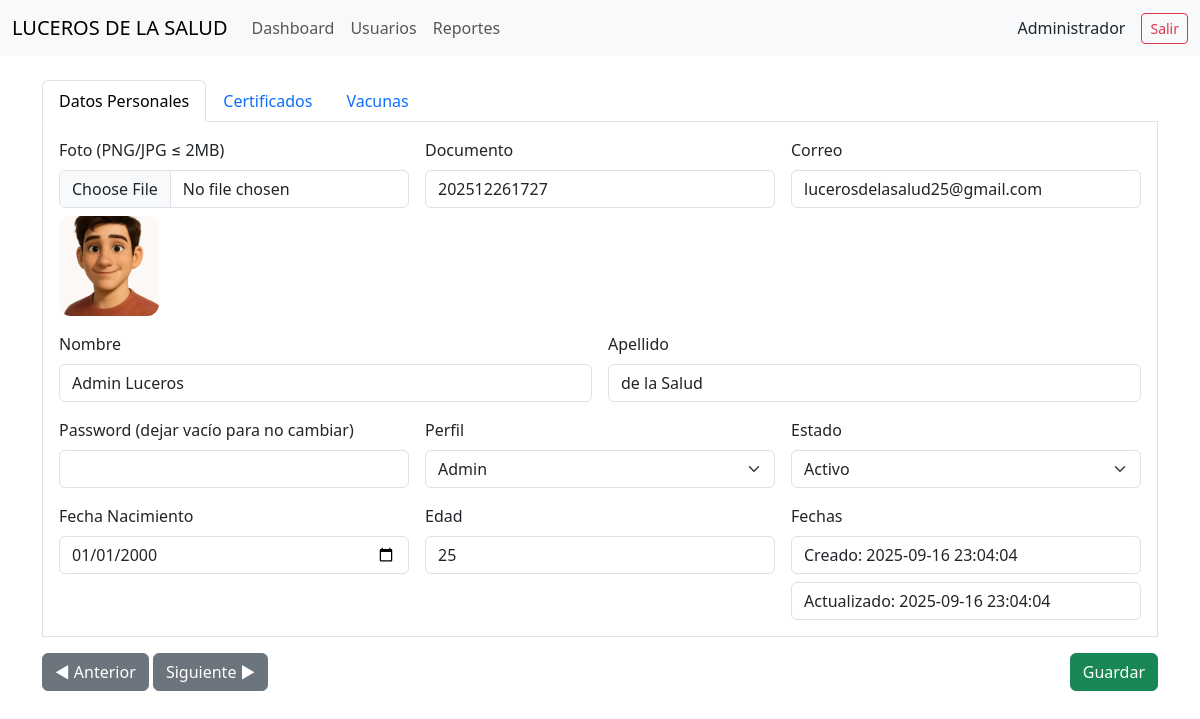
Screenshot of /lds-app/admin/user_form.php?id=2 (signed in) with the database file from the repository.
### tables this page shows
CREATE TABLE IF NOT EXISTS users (
  id INT AUTO_INCREMENT PRIMARY KEY,
  documento VARCHAR(50) UNIQUE NOT NULL,
  nombre VARCHAR(100) NOT NULL,
  apellido VARCHAR(100) NOT NULL,
  correo VARCHAR(160) NOT NULL,
  password VARCHAR(255) NOT NULL,
  perfil ENUM('admin','usuario') NOT NULL DEFAULT 'usuario',
  estado ENUM('Activo','Inactivo') NOT NULL DEFAULT 'Activo',
  fecha_nacimiento DATE NULL,
  edad INT NULL,
  foto VARCHAR(255) NULL,
  created_at DATETIME NOT NULL DEFAULT CURRENT_TIMESTAMP,
  updated_at DATETIME NOT NULL DEFAULT CURRENT_TIMESTAMP ON UPDATE CURRENT_TIMESTAMP
);

### lds-app/config.php (called while the page is built, shortened)
<?php
function h($s)
    {
        return htmlspecialchars($s ?? '', ENT_QUOTES, 'UTF-8');
    }
?>

### lds-app/admin/user_form.php (the view, shortened to what this page needs)
<?php require_once __DIR__ . '/../partials/header.php'; ?>
<?php
$editing = isset($_GET['id']);
$user = null;
if ($editing) {
  $id = (int)$_GET['id'];
  $user = $mysqli->query("SELECT * FROM users WHERE id={$id}")->fetch_assoc();
}
?>
<form id="userForm" class="needs-validation" novalidate method="post" action="../admin/user_save.php" enctype="multipart/form-data">
<ul class="nav nav-tabs" id="tabs" role="tablist">
  <li class="nav-item" role="presentation">
    <button class="nav-link active" data-bs-toggle="tab" data-bs-target="#tab1" type="button" role="tab">Datos Personales</button>
  </li>
  <li class="nav-item" role="presentation">
    <button class="nav-link" data-bs-toggle="tab" data-bs-target="#tab2" type="button" role="tab">Certificados</button>
  </li>
  <li class="nav-item" role="presentation">
    <button class="nav-link" data-bs-toggle="tab" data-bs-target="#tab3" type="button" role="tab">Vacunas</button>
  </li>
</ul>
<div class="tab-content border p-3 border-top-0">
  <div class="tab-pane fade show active" id="tab1" role="tabpanel">
    <div class="row g-3">
      <div class="col-md-4">
        <label class="form-label">Foto (PNG/JPG ≤ 2MB)</label>
        <input class="form-control" type="file" name="foto" accept=".png,.jpg,.jpeg">
        <?php if(!empty($user['foto'])): ?>
          <img class="mt-2" src="<?php echo '../Uploads/images/' . h($user['foto']); ?>" style="width:100px;height:100px;object-fit:cover;border-radius:12px">
        <?php endif; ?>
      </div>
      <div class="col-md-4">
        <label class="form-label">Documento</label>
        <input class="form-control" type="text" name="documento" value="<?php echo h($user['documento'] ?? ''); ?>" <?php echo $editing?'readonly':''; ?> required>
      </div>
      <div class="col-md-4">
        <label class="form-label">Correo</label>
        <input class="form-control" type="email" name="correo" value="<?php echo h($user['correo'] ?? ''); ?>" required>
      </div>
      <div class="col-md-6">
        <label class="form-label">Nombre</label>
        <input class="form-control" type="text" name="nombre" value="<?php echo h($user['nombre'] ?? ''); ?>" required>
      </div>
      <div class="col-md-6">
        <label class="form-label">Apellido</label>
        <input class="form-control" type="text" name="apellido" value="<?php echo h($user['apellido'] ?? ''); ?>" required>
      </div>
      <div class="col-md-4">
        <label class="form-label">Password <?php echo $editing?'(dejar vacío para no cambiar)':''; ?></label>
        <input class="form-control" type="password" name="password" <?php echo $editing?'':'required'; ?>>
      </div>
      <div class="col-md-4">
        <label class="form-label">Perfil</label>
        <select class="form-select" name="perfil" required>
          <option value="admin" <?php echo ($user['perfil']??'')==='admin'?'selected':''; ?>>Admin</option>
        </select>
      </div>
      <div class="col-md-4">
        <label class="form-label">Estado</label>
        <select class="form-select" name="estado" required>
          <option <?php echo ($user['estado']??'')==='Activo'?'selected':''; ?>>Activo</option>
        </select>
      </div>
      <div class="col-md-4">
        <label class="form-label">Fecha Nacimiento</label>
        <input class="form-control" type="date" name="fecha_nacimiento" value="<?php echo h($user['fecha_nacimiento'] ?? ''); ?>">
      </div>
      <div class="col-md-4">
        <label class="form-label">Edad</label>
        <input class="form-control" type="number" name="edad" value="<?php echo h($user['edad'] ?? ''); ?>" readonly>
      </div>
      <div class="col-md-4">
        <label class="form-label">Fechas</label>
        <input class="form-control mb-2" type="text" value="Creado: <?php echo h($user['created_at'] ?? ''); ?>" readonly>
        <input class="form-control" type="text" value="Actualizado: <?php echo h($user['updated_at'] ?? ''); ?>" readonly>
      </div>
    </div>
  </div>
</div>
<div class="d-flex justify-content-between align-items-center mt-3">
  <div>
    <button type="button" class="btn btn-secondary" onclick="prevTab()">◀ Anterior</button>
    <button type="button" class="btn btn-secondary" onclick="nextTab()">Siguiente ▶</button>
  </div>
  <button id="saveBtn" class="btn btn-success" disabled>Guardar</button>
</div>
</form>
<?php require_once __DIR__ . '/../partials/footer.php'; ?>

### rows the page displays
users: foto (picture), documento "202512261727", correo "lucerosdelasalud25@gmail.com", nombre "Admin Luceros", apellido "de la Salud", perfil "Admin", estado "Activo", fecha_nacimiento "01/01/2000", edad "25", created_at "Creado: 2025-09-16 23:04:04", updated_at "Actualizado: 2025-09-16 23:04:04"

### other values shown
$_SESSION['user']['nombre'] "Administrador"
